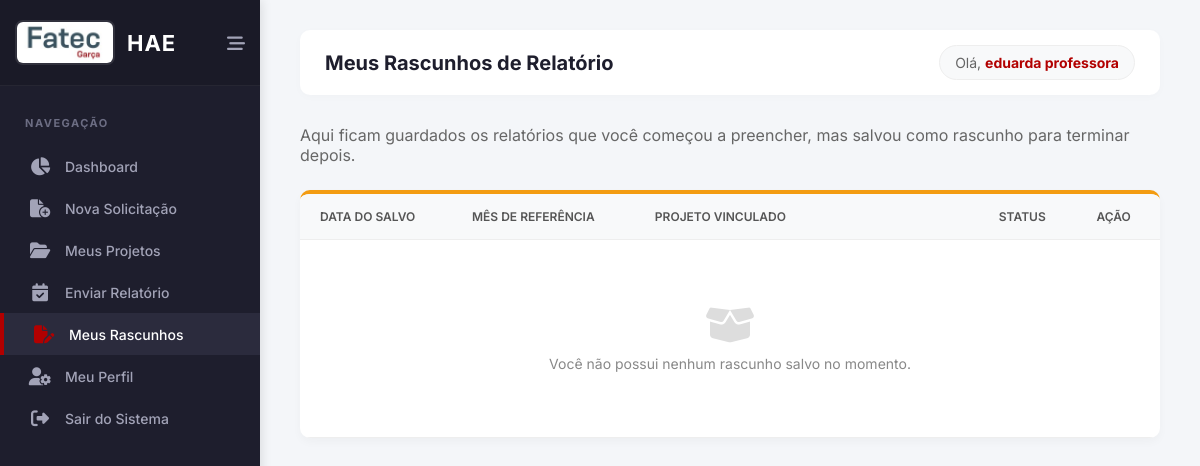
Before: /meus_rascunhos.php (signed in) with the older database file.
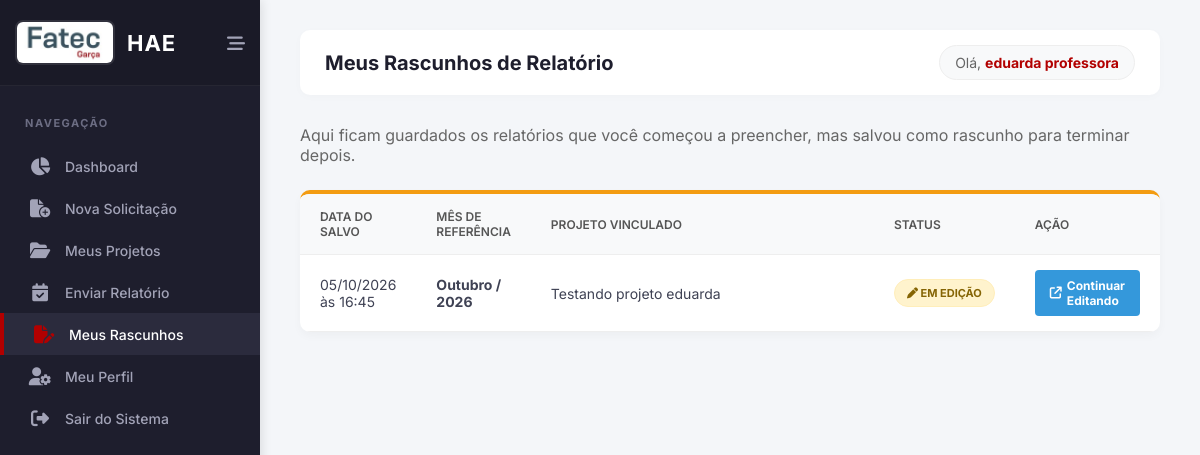
After: the same page with the newer database file.
### tables this page shows
CREATE TABLE `relatorios_hae` (
  `id` int(11) NOT NULL,
  `solicitacao_id` int(11) NOT NULL,
  `mes_referencia` int(11) NOT NULL,
  `ano_referencia` int(11) NOT NULL,
  `acoes_realizadas` text NOT NULL,
  `status` enum('Rascunho','Publicado') DEFAULT 'Rascunho',
  `data_envio` timestamp NOT NULL DEFAULT current_timestamp()
);

CREATE TABLE `solicitacoes_hae` (
  `id` int(11) NOT NULL,
  `professor_id` int(11) NOT NULL,
  `coordenador_alvo_id` int(11) DEFAULT NULL,
  `coordenador_indicado_id` int(11) DEFAULT NULL,
  `coordenador_id` int(11) DEFAULT NULL,
  `diretor_id` int(11) DEFAULT NULL,
  `parecer_coordenador` text DEFAULT NULL,
  `data_aprovacao_coordenador` date DEFAULT NULL,
  `data_parecer_coordenador` date DEFAULT NULL,
  `semestre` varchar(10) NOT NULL,
  `quantidade_horas` int(11) NOT NULL,
  `horas_aprovadas` int(11) DEFAULT NULL,
  `titulo_projeto` varchar(150) NOT NULL,
  `projeto_anterior` tinyint(1) DEFAULT 0,
  `nome_projeto_anterior` varchar(150) DEFAULT NULL,
  `objetivos_escola` text DEFAULT NULL,
  `horas_aula` int(11) NOT NULL,
  `horas_atividade` int(11) NOT NULL,
  `horas_especificas` int(11) NOT NULL,
  `total_semanal` int(11) NOT NULL,
  `total_mensal` int(11) NOT NULL,
  `categoria` varchar(255) NOT NULL,
  `justificativa` text NOT NULL,
  `objetivo` text NOT NULL,
  `metodologia` text NOT NULL,
  `envolvidos` text NOT NULL,
  `recursos_necessarios` set('Financeiro','Físico','Humano') NOT NULL,
  `detalhamento_recursos` text DEFAULT NULL,
  `cronograma` text NOT NULL,
  `resultados_esperados` text NOT NULL,
  `status_aprovacao` enum('Pendente','Aprovado','Rejeitado','Devolvido') DEFAULT 'Pendente',
  `status_coordenador` varchar(20) DEFAULT 'Pendente',
  `status_diretor` varchar(20) DEFAULT 'Pendente',
  `parecer_diretor` text DEFAULT NULL,
  `data_aprovacao_diretor` date DEFAULT NULL,
  `assinatura_coordenador` varchar(255) DEFAULT NULL,
  `assinatura_diretor` varchar(255) DEFAULT NULL,
  `data_criacao` timestamp NOT NULL DEFAULT current_timestamp(),
  `data_inicio_relatorios` date DEFAULT NULL
);

### meus_rascunhos.php (the view, shortened to what the changed rows need)
<?php
require 'config/conexao.php';
$usuario_id = $_SESSION['usuario_id'];
$meses = [1=>'Janeiro', 2=>'Fevereiro', 3=>'Março', 4=>'Abril', 5=>'Maio', 6=>'Junho', 7=>'Julho', 8=>'Agosto', 9=>'Setembro', 10=>'Outubro', 11=>'Novembro', 12=>'Dezembro'];
$sql = "SELECT r.*, s.titulo_projeto
        FROM relatorios_hae r
        JOIN solicitacoes_hae s ON r.solicitacao_id = s.id
        WHERE s.professor_id = ? AND r.status = 'Rascunho'
        ORDER BY r.data_envio DESC";
$stmt = $pdo->prepare($sql);
$stmt->execute([$usuario_id]);
$rascunhos = $stmt->fetchAll(PDO::FETCH_ASSOC);
?>
<!DOCTYPE html>
<html lang="pt-BR">
<head>
    <link rel="stylesheet" href="assets/css/painel.css">
    <link rel="stylesheet" href="https://cdnjs.cloudflare.com/ajax/libs/font-awesome/6.4.0/css/all.min.css">
</head>
<body>
<aside class="sidebar" id="sidebar">
        <div class="sidebar-header">
            <a href="painel.php" class="brand">
                <h2 class="brand-text">HAE</h2>
            </a>
        </div>
    </aside>
    <main class="main-content">
        <header class="header">
            <div class="header-top">
                <h1>Meus Rascunhos de Relatório</h1>
            </div>
        </header>
        <div class="card-table">
            <div style="overflow-x: auto;">
                <table>
                    <thead>
                        <tr>
                            <th>Data do Salvo</th>
                            <th>Mês de Referência</th>
                            <th style="width: 40%;">Projeto Vinculado</th>
                            <th>Status</th>
                            <th>Ação</th>
                        </tr>
                    </thead>
                    <tbody>
                        <?php if (count($rascunhos) > 0): ?>
                            <?php foreach ($rascunhos as $r): ?>
                                <tr>
                                    <td><?php echo date('d/m/Y \à\s H:i', strtotime($r['data_envio'])); ?></td>
                                    <td><strong><?php echo $meses[$r['mes_referencia']] . ' / ' . $r['ano_referencia']; ?></strong></td>
                                    <td><?php echo htmlspecialchars($r['titulo_projeto']); ?></td>
                                    <td><span class="badge badge-rascunho"><i class="fa-solid fa-pen"></i> Em Edição</span></td>
                                    <td>
                                        <a href="enviar_relatorio.php?id=<?php echo $r['id']; ?>" class="btn-action">
                                            <i class="fa-solid fa-arrow-up-right-from-square"></i> Continuar Editando
                                        </a>
                                    </td>
                                </tr>
                            <?php endforeach; ?>
                        <?php else: ?>
                            <tr>
                                <td colspan="5">
                                    <div class="info-vazio">
                                        <i class="fa-solid fa-box-open"></i>
                                        Você não possui nenhum rascunho salvo no momento.
                                    </div>
                                </td>
                            </tr>
                        <?php endif; ?>
                    </tbody>
                </table>
            </div>
        </div>
    </main>
</body>
</html>

Changed rows visible on the page:
added relatorios_hae: data_envio "05/10/2026 às 16:45", mes_referencia "Outubro", ano_referencia "2026", solicitacao.titulo_projeto "Testando projeto eduarda"
Other visible differences:
text no longer shown: "Você não possui nenhum rascunho salvo no momento."
